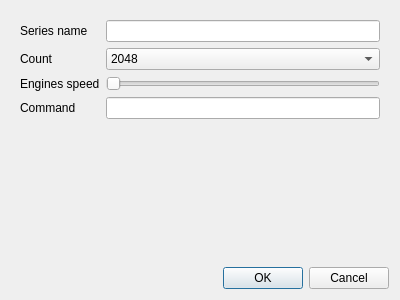
<?xml version="1.0" encoding="UTF-8"?>
<ui version="4.0">
 <class>AquireDataDialog</class>
 <widget class="QDialog" name="AquireDataDialog">
  <property name="geometry">
   <rect>
    <x>0</x>
    <y>0</y>
    <width>400</width>
    <height>300</height>
   </rect>
  </property>
  <property name="windowTitle">
   <string>Dialog</string>
  </property>
  <layout class="QVBoxLayout" name="verticalLayout">
   <item>
    <widget class="QWidget" name="widget" native="true">
     <layout class="QFormLayout" name="formLayout">
      <item row="0" column="0">
       <widget class="QLabel" name="label">
        <property name="text">
         <string>Series name</string>
        </property>
       </widget>
      </item>
      <item row="0" column="1">
       <widget class="QLineEdit" name="nameEdit"/>
      </item>
      <item row="1" column="0">
       <widget class="QLabel" name="label_2">
        <property name="text">
         <string>Count</string>
        </property>
       </widget>
      </item>
      <item row="1" column="1">
       <widget class="QComboBox" name="countComboBox">
        <property name="currentIndex">
         <number>5</number>
        </property>
        <item>
         <property name="text">
          <string>64</string>
         </property>
        </item>
        <item>
         <property name="text">
          <string>128</string>
         </property>
        </item>
        <item>
         <property name="text">
          <string>256</string>
         </property>
        </item>
        <item>
         <property name="text">
          <string>512</string>
         </property>
        </item>
        <item>
         <property name="text">
          <string>1024</string>
         </property>
        </item>
        <item>
         <property name="text">
          <string>2048</string>
         </property>
        </item>
        <item>
         <property name="text">
          <string>4096</string>
         </property>
        </item>
        <item>
         <property name="text">
          <string>8192</string>
         </property>
        </item>
        <item>
         <property name="text">
          <string>16384</string>
         </property>
        </item>
        <item>
         <property name="text">
          <string>32768</string>
         </property>
        </item>
       </widget>
      </item>
      <item row="2" column="0">
       <widget class="QLabel" name="label_3">
        <property name="text">
         <string>Engines speed</string>
        </property>
       </widget>
      </item>
      <item row="2" column="1">
       <widget class="QSlider" name="engineSlider">
        <property name="minimum">
         <number>1160</number>
        </property>
        <property name="maximum">
         <number>1820</number>
        </property>
        <property name="singleStep">
         <number>10</number>
        </property>
        <property name="pageStep">
         <number>100</number>
        </property>
        <property name="orientation">
         <enum>Qt::Horizontal</enum>
        </property>
       </widget>
      </item>
      <item row="3" column="0">
       <widget class="QLabel" name="label_5">
        <property name="text">
         <string>Command</string>
        </property>
       </widget>
      </item>
      <item row="3" column="1">
       <widget class="QLineEdit" name="cmdEdit"/>
      </item>
     </layout>
    </widget>
   </item>
   <item>
    <widget class="QDialogButtonBox" name="buttonBox">
     <property name="orientation">
      <enum>Qt::Horizontal</enum>
     </property>
     <property name="standardButtons">
      <set>QDialogButtonBox::Cancel|QDialogButtonBox::Ok</set>
     </property>
    </widget>
   </item>
  </layout>
 </widget>
 <resources/>
 <connections>
  <connection>
   <sender>buttonBox</sender>
   <signal>accepted()</signal>
   <receiver>AquireDataDialog</receiver>
   <slot>accept()</slot>
   <hints>
    <hint type="sourcelabel">
     <x>248</x>
     <y>254</y>
    </hint>
    <hint type="destinationlabel">
     <x>157</x>
     <y>274</y>
    </hint>
   </hints>
  </connection>
  <connection>
   <sender>buttonBox</sender>
   <signal>rejected()</signal>
   <receiver>AquireDataDialog</receiver>
   <slot>reject()</slot>
   <hints>
    <hint type="sourcelabel">
     <x>316</x>
     <y>260</y>
    </hint>
    <hint type="destinationlabel">
     <x>286</x>
     <y>274</y>
    </hint>
   </hints>
  </connection>
 </connections>
</ui>
